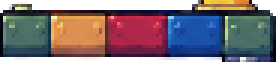
#> input picture game_assets_level1/game_assets_level1/png/terrain/upper_left_block_bridge.png, 276 x 62 px, found by its file name
$ python build_game.py
#> lines starting #> are read from the running program, lines starting #| are printed output that depends on the picture
"""Shared, grid-aligned authoring for both co-op levels and the front end.

Only clean pieces of the original reference kit are reused: switches, pickups,
collision surfaces and moving platforms are independent objects, never baked
into terrain. Coordinates are pixels on the original 1672 x 941 canvas.
"""
import json
from pathlib import Path

from PIL import Image

from authoring import Node, SceneBuilder, ref, write_json

PROJECT = Path(__file__).resolve().parents[1]
ART = PROJECT / "assets/reference"
SCALE = 50
WIDTH, HEIGHT = 1672, 941


def xy(x, y):
    return [round(x / SCALE, 4), round(y / SCALE, 4)]


def prepare_kit():
    """Extract prop-free surfaces and the two mechanical parts of a button."""
    target = ART / "kit"
    target.mkdir(exist_ok=True)
    bridge = Image.open(ART / "png/terrain/upper_left_block_bridge.png")
#> bridge is the input picture: PIL image 276x62 RGBA; mean R, G, B, A 95.5, 76.7, 89.7, 205.9
    for i, (left, right) in enumerate(((3, 47), (54, 103), (117, 161),
                                      (176, 219), (236, 271))):
        bridge.crop((left, 17, right, 55)).save(target / f"block_{i}.png")
#> this loop made 5 passes
#> pass 1, in prepare_kit, `bridge.crop((left, 17, right, 55)).save(target / f"block_{i}.png")`:
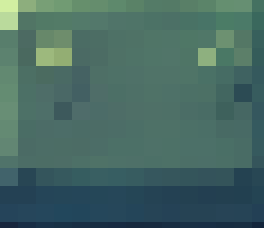
#> saved as block_0.png: PIL image 44x38 RGBA (shown 6 times larger); mean R, G, B, A 69.3, 103.7, 98.1, 252.7; transparent parts drawn white
#> pass 2, in prepare_kit, `bridge.crop((left, 17, right, 55)).save(target / f"block_{i}.png")`:
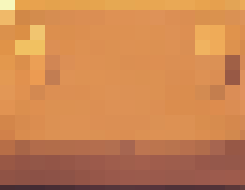
#> saved as block_1.png: PIL image 49x38 RGBA (shown 5 times larger); mean R, G, B, A 202.3, 131.5, 79, 252.9; transparent parts drawn white
#> (the run stopped early here; a loop or call above may not have finished)
